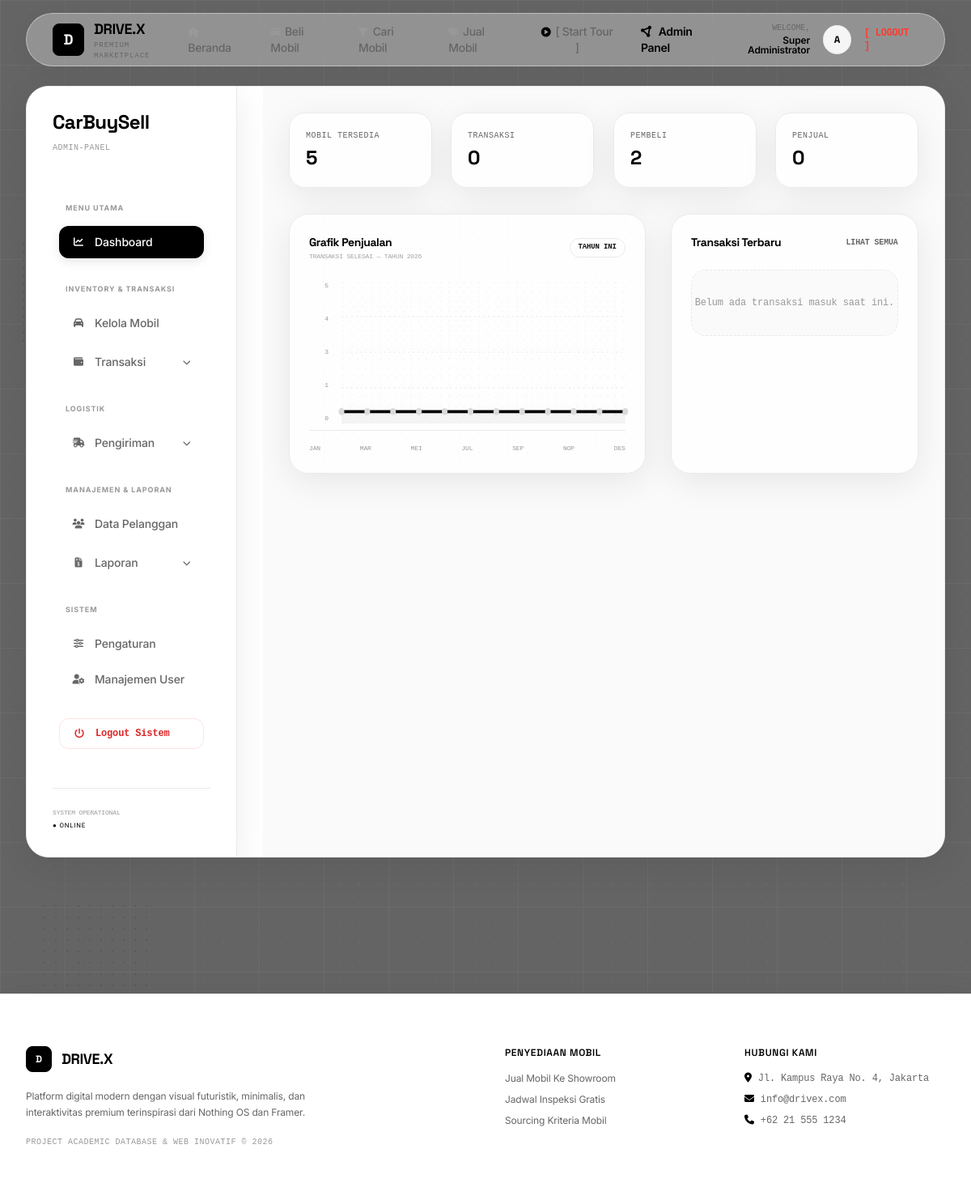
Page /index.php/admin on the earlier database version.
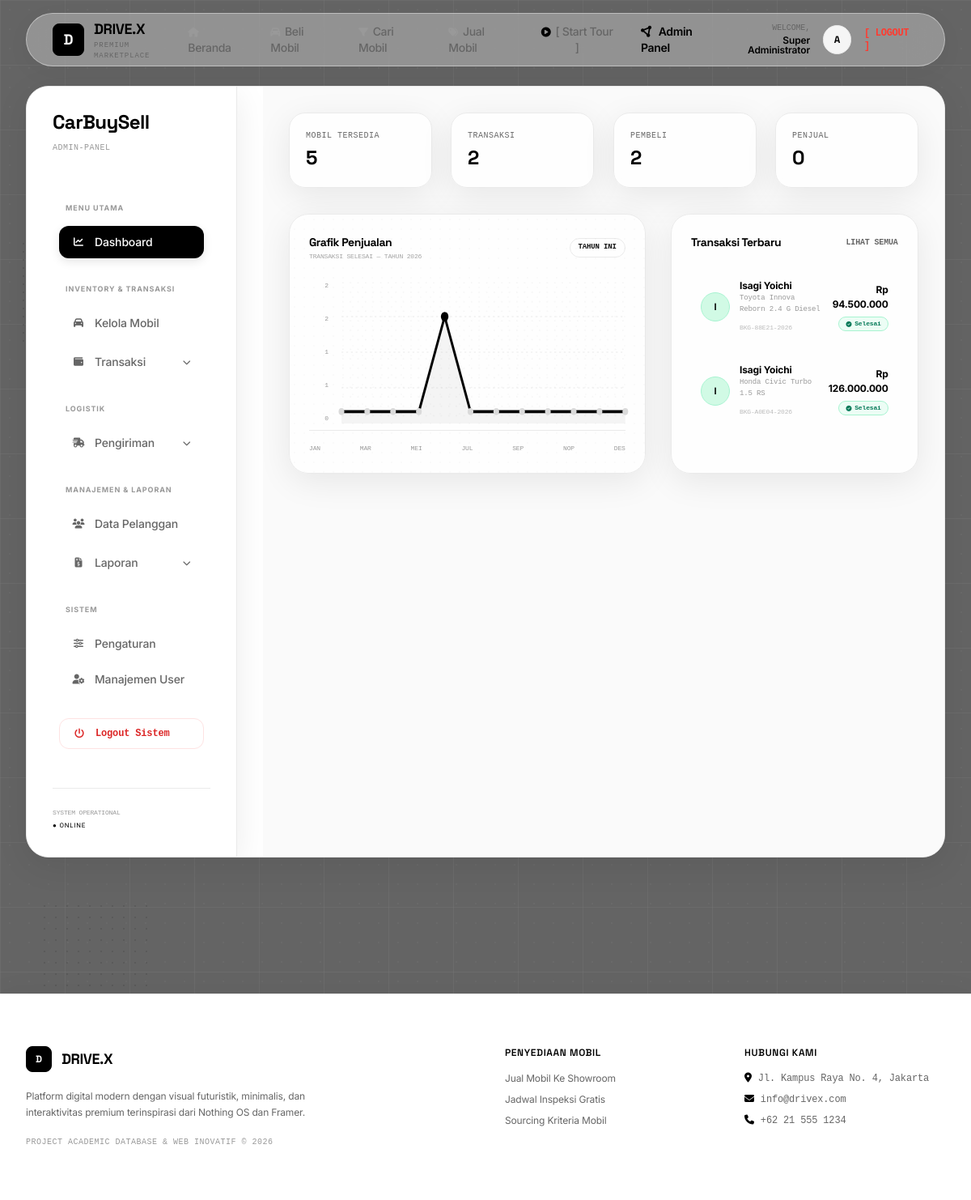
Same page on the later database version.
### tables this page shows
CREATE TABLE IF NOT EXISTS `bookings` (
  `id` INT AUTO_INCREMENT PRIMARY KEY,
  `booking_code` VARCHAR(20) NOT NULL UNIQUE,
  `user_id` INT NOT NULL,
  `car_id` INT NOT NULL,
  `booking_fee` DECIMAL(10,2) NOT NULL DEFAULT 500000.00,
  `booking_fee_status` ENUM('unpaid', 'paid') NOT NULL DEFAULT 'unpaid',
  `booking_date` DATETIME NOT NULL,
  `dp_deadline` DATETIME NOT NULL,  
  `dp_amount` DECIMAL(12,2) NOT NULL,  
  `dp_status` ENUM('unpaid', 'paid') NOT NULL DEFAULT 'unpaid',
  `dp_date` DATETIME DEFAULT NULL,
  `ktp_image` VARCHAR(255) DEFAULT NULL,
  `stnk_status` ENUM('processing', 'completed') NOT NULL DEFAULT 'processing',
  `stnk_completed_date` DATETIME DEFAULT NULL,
  `bpkb_status` ENUM('processing', 'completed') NOT NULL DEFAULT 'processing',
  `bpkb_completed_date` DATETIME DEFAULT NULL,
  `remaining_payment` DECIMAL(12,2) NOT NULL,  
  `pelunasan_status` ENUM('unpaid', 'paid') NOT NULL DEFAULT 'unpaid',
  `pelunasan_date` DATETIME DEFAULT NULL,
  `delivery_type` ENUM('pickup', 'delivery') DEFAULT NULL,
  `delivery_address` TEXT DEFAULT NULL,
  `delivery_status` ENUM('none', 'pending', 'shipping', 'delivered') NOT NULL DEFAULT 'none',
  `status` ENUM('ordered', 'active', 'cancelled', 'completed') NOT NULL DEFAULT 'ordered',
  `created_at` TIMESTAMP DEFAULT CURRENT_TIMESTAMP,
  FOREIGN KEY (`user_id`) REFERENCES `users`(`id`) ON DELETE CASCADE,
  FOREIGN KEY (`car_id`) REFERENCES `cars`(`id`) ON DELETE CASCADE
);

CREATE TABLE IF NOT EXISTS `users` (
  `id` INT AUTO_INCREMENT PRIMARY KEY,
  `username` VARCHAR(50) NOT NULL UNIQUE,
  `password` VARCHAR(255) NOT NULL,
  `email` VARCHAR(100) NOT NULL UNIQUE,
  `role` ENUM('client', 'staff', 'kurir', 'admin') NOT NULL DEFAULT 'client',
  `fullname` VARCHAR(100) NOT NULL,
  `phone` VARCHAR(20) DEFAULT NULL,
  `created_at` TIMESTAMP DEFAULT CURRENT_TIMESTAMP
);

CREATE TABLE IF NOT EXISTS `cars` (
  `id` INT AUTO_INCREMENT PRIMARY KEY,
  `brand` VARCHAR(50) NOT NULL,
  `model` VARCHAR(100) NOT NULL,
  `type` VARCHAR(50) NOT NULL,
  `year` INT NOT NULL,
  `price` DECIMAL(12,2) NOT NULL,
  `color` VARCHAR(30) NOT NULL,
  `plate_number` VARCHAR(15) NOT NULL UNIQUE,
  `engine_number` VARCHAR(50) NOT NULL UNIQUE,
  `frame_number` VARCHAR(50) NOT NULL UNIQUE,
  `image_url` VARCHAR(255) DEFAULT NULL,
  `status` ENUM('available', 'booked', 'sold', 'sourced') NOT NULL DEFAULT 'available',
  `description` TEXT DEFAULT NULL,
  `created_at` TIMESTAMP DEFAULT CURRENT_TIMESTAMP
);

### application/controllers/Admin.php (called while the page is built, shortened)
<?php
class Admin extends CI_Controller {
    public function __construct() {
        $this->load->model('Booking_model');
        $this->load->model('Mobil_model');
        $this->load->model('Sourcing_model');
        $this->load->model('Delivery_model');
        $this->db->query("ALTER TABLE users MODIFY COLUMN role ENUM('manager', 'admin', 'client') NOT NULL DEFAULT 'client'");
        $manager = $this->db->get_where('users', array('role' => 'manager'))->row_array();
        if (!$manager) {
            $this->db->insert('users', array(
                'username' => 'manager',
                'password' => 'manager123',
                'email' => 'manager@mobilku.com',
                'role' => 'manager',
                'fullname' => 'Super Manager (Super Admin)',
                'phone' => '082123456789'
            ));
        }
    }
    public function index() {
        $data['bookings'] = $this->Booking_model->get_all_bookings();
        $data['sourcing'] = $this->Sourcing_model->get_all_sourcing();
        $data['cars']     = $this->Mobil_model->get_all_cars('all');
        $this->db->select('p.*, u.fullname as client_name, u.email as client_email, u.phone as client_phone, b.booking_code, b.ktp_image, b.dp_amount, b.remaining_payment, b.booking_fee, b.delivery_type, b.delivery_address, c.brand as car_brand, c.model as car_model, c.year as car_year, c.price as car_price, c.plate_number as car_plate, c.image_url as car_image');
        $this->db->from('payments p');
        $this->db->join('bookings b', 'p.booking_id = b.id', 'left');
        $this->db->join('users u', 'b.user_id = u.id', 'left');
        $this->db->join('cars c', 'b.car_id = c.id', 'left');
        $this->db->where('p.status', 'pending');
        $data['pending_payments'] = $this->db->get()->result_array();
        $this->db->select('id, username, fullname, email, phone, role, created_at');
        $this->db->from('users');
        $this->db->where('role !=', 'client');
        $this->db->order_by('created_at', 'DESC');
        $data['users'] = $this->db->get()->result_array();
        $this->db->select('u.id, u.fullname, u.email, u.phone, COUNT(b.id) as total_orders, SUM(c.price) as total_spent');
        $this->db->from('users u');
        $this->db->join('bookings b', 'b.user_id = u.id', 'left');
        $this->db->join('cars c', 'b.car_id = c.id', 'left');
        $this->db->where('u.role', 'client');
        $this->db->group_by('u.id');
        $this->db->order_by('total_orders', 'DESC');
        $data['buyers'] = $this->db->get()->result_array();
        $data['couriers']   = $this->db->get('kurir')->result_array();
        $data['deliveries'] = $this->Delivery_model->get_all_deliveries();
        $data['title'] = 'Dashboard Admin | MOBILKU';
        $this->load->view('layout/header', $data);
        $this->load->view('dashboard/admin', $data);
        $this->load->view('layout/footer');
    }
}

### index.php (called while the page is built, shortened)
<?php
require_once BASEPATH.'core/CodeIgniter.php';

### application/models/Booking_model.php (called while the page is built, shortened)
<?php
class Booking_model extends CI_Model {
    public function __construct() {
        if (!$this->db->field_exists('rejection_reason', 'payments')) {
            $this->db->query("ALTER TABLE payments ADD COLUMN rejection_reason VARCHAR(255) DEFAULT NULL");
        }
    }
    public function get_all_bookings() {
        $this->db->select('b.*, u.fullname, u.phone, u.email, c.brand, c.model, c.plate_number, c.price as car_price');
        $this->db->from('bookings b');
        $this->db->join('users u', 'b.user_id = u.id');
        $this->db->join('cars c', 'b.car_id = c.id');
        $this->db->order_by('b.created_at', 'DESC');
        return $this->db->get()->result_array();
    }
}

### application/views/dashboard/admin.php (the view, shortened to what the rows shown need)
<section class="max-w-7xl mx-auto px-4 sm:px-6 lg:px-8 py-10" data-aos="fade-up" data-aos-duration="700">
  <div class="grid grid-cols-1 lg:grid-cols-12 gap-8 bg-white border border-[#EAEAEA] rounded-[28px] overflow-hidden shadow-sm min-h-[720px]">
    <div class="lg:col-span-3 border-r border-[#EAEAEA] p-8 flex flex-col justify-between bg-white">
      <div class="space-y-10">
        <div>
          <h2 class="font-display font-extrabold text-2xl text-black tracking-tight leading-none mb-1">CarBuySell</h2>
        </div>
      </div>
    </div>
    <div class="lg:col-span-9 p-8 bg-[#FAFAFA] space-y-8 overflow-y-auto relative">
      <div id="panel-dashboard" class="space-y-8 admin-panel-div">
        <div class="grid grid-cols-1 lg:grid-cols-12 gap-8">
          <div class="lg:col-span-5 bg-white border border-[#EAEAEA] rounded-[24px] p-6 shadow-sm flex flex-col justify-between framer-card">
            <div>
              <div class="space-y-3">
                <?php
                  foreach ($bookings as $b):
                    if ($b['status'] === 'completed') {
                      $statusBg = 'bg-emerald-50'; $statusText = 'text-emerald-700'; $statusBorder = 'border-emerald-200'; $statusLabel = 'Selesai'; $statusIcon = 'fa-circle-check';
                    } elseif ($b['status'] === 'cancelled') {
                      $statusBg = 'bg-red-50'; $statusText = 'text-red-700'; $statusBorder = 'border-red-200'; $statusLabel = 'Batal'; $statusIcon = 'fa-circle-xmark';
                    } elseif ($b['status'] === 'ordered') {
                      $statusBg = 'bg-blue-50'; $statusText = 'text-blue-700'; $statusBorder = 'border-blue-200'; $statusLabel = 'Pending'; $statusIcon = 'fa-clock';
                    } else {
                      $statusBg = 'bg-purple-50'; $statusText = 'text-purple-700'; $statusBorder = 'border-purple-200'; $statusLabel = ucfirst($b['status']); $statusIcon = 'fa-spinner';
                    }
                ?>
                  <div class="flex items-center justify-between gap-3 p-3 rounded-[14px] hover:bg-[#FAFAFA] transition-colors group cursor-default">
                    <div class="flex items-center gap-3">
                      <div class="w-9 h-9 rounded-full flex items-center justify-center font-bold text-black text-xs font-display flex-shrink-0
                        <?php echo ($b['status'] === 'completed') ? 'bg-emerald-100 border border-emerald-200' : (($b['status'] === 'cancelled') ? 'bg-red-100 border border-red-200' : 'bg-[#F5F5F5] border border-[#EAEAEA]'); ?>">
                        <?php echo strtoupper(substr($b['fullname'], 0, 1)); ?>
                      </div>
                      <div>
                        <span class="font-bold text-black font-sans block text-[12px] leading-tight"><?php echo $b['fullname']; ?></span>
                        <span class="text-[9px] text-[#999999] block mt-0.5 font-mono"><?php echo $b['brand'] . ' ' . $b['model']; ?></span>
                        <span class="text-[8px] text-[#BBBBBB] font-mono"><?php echo $b['booking_code']; ?></span>
                      </div>
                    </div>
                    <div class="text-right flex flex-col items-end gap-1.5">
                      <span class="text-black font-bold font-sans text-[12px]">Rp <?php echo number_format($b['car_price'] * 0.30, 0, ',', '.'); ?></span>
                      <span class="px-2 py-0.5 rounded-full text-[8px] font-mono font-bold border inline-flex items-center gap-1 <?php echo $statusBg . ' ' . $statusText . ' ' . $statusBorder; ?>">
                        <i class="fa-solid <?php echo $statusIcon; ?> text-[7px]"></i>
                        <?php echo $statusLabel; ?>
                      </span>
                    </div>
                  </div>
                <?php endforeach; ?>
              </div>
            </div>
          </div>
        </div>
      </div>
    </div>
  </div>
</section>

Differences in the rows shown:
added bookings: user.fullname "I", user.fullname "Isagi Yoichi", car.brand "Toyota", car.model "Innova Reborn 2.4 G Diesel", booking_code "BKG-88E21-2026", $b['car_price']*0.30 "94.500.000", status "Selesai"
added bookings: user.fullname "I", user.fullname "Isagi Yoichi", car.brand "Honda", car.model "Civic Turbo 1.5 RS", booking_code "BKG-A0E04-2026", $b['car_price']*0.30 "126.000.000", status "Selesai"
Other differences:
count($bookings): "0" → "2"
$scale_max: "5" → "2"
$scale_max * 0.75: "4" → "2"
$scale_max * 0.50: "3" → "1"
text no longer shown: "Belum ada transaksi masuk saat ini."
